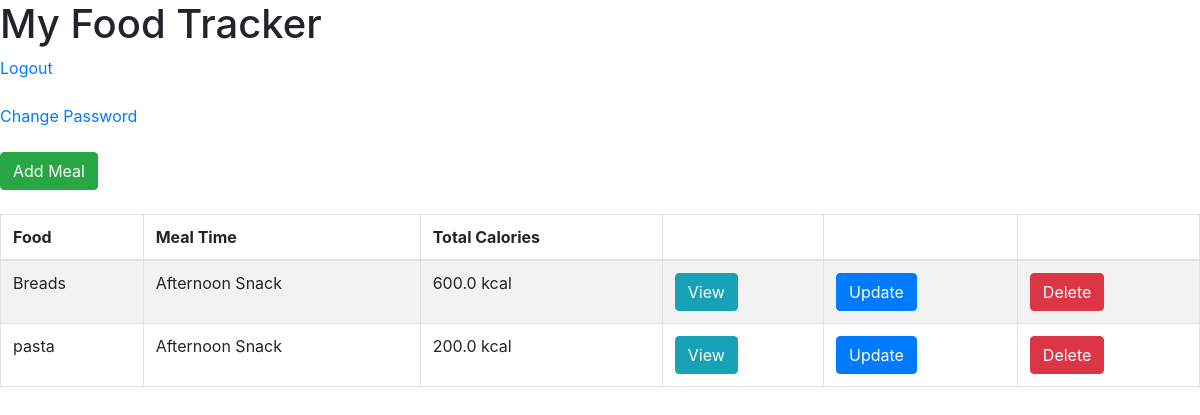
/index, run on the app's committed database.
### food/models.py (models this page shows, shortened)
class Meal(models.Model):
    BREAKFAST = 1
    LUNCH = 3
    MORNING_SNACK = 2
    AFTERNOON_SNACK = 4
    DINNER = 5
    EVENING_SNACK = 6
    MEAL_TIME_TYPES = (
        (BREAKFAST, "Breakfast"),
        (MORNING_SNACK, "Morning Snack"),
        (LUNCH, "Lunch"),
        (AFTERNOON_SNACK, "Afternoon Snack"),
        (DINNER, "Dinner"),
        (EVENING_SNACK, "Evening Snack")
     )
    food = models.ForeignKey(Food, verbose_name="Food",on_delete = models.CASCADE)
    serving_size = models.IntegerField(verbose_name="Serving Size")
    meal_time = models.IntegerField(verbose_name="Meal Time", choices=MEAL_TIME_TYPES)
    def get_total_calories(self):
        return self.serving_size * self.food.calories

class Food(models.Model):
    name = models.CharField(verbose_name="Food Name", max_length=200)
    calories = models.FloatField(verbose_name="Calories (kcal)")
    total_fat = models.FloatField(verbose_name="Total Fat (g)")
    saturated_fat = models.FloatField(verbose_name="Saturated Fat (g)")
    cholesterol = models.FloatField(verbose_name="Cholesterol (mg)")
    sodium = models.FloatField(verbose_name="Sodium (mg)")
    total_carbohydrate = models.FloatField(verbose_name="Total Carbohydrate (g)")
    dietary_fibre = models.FloatField(verbose_name="Dietary Fibre (g)")
    sugar = models.FloatField(verbose_name="Sugar (g)")
    protein = models.FloatField(verbose_name="Protein (g)")

### food/views.py (the view)
# urls.py: url(r'^index$', index, name='index'),
def index(request):
	template = 'list.html'
	meals = Meal.objects.all()
	context = {
		'meals': meals,
	}
	return render(request, template, context)

### templates/list.html (shortened to what this page needs)
<html>
	<head>
		<link rel="stylesheet" href="https://stackpath.bootstrapcdn.com/bootstrap/4.1.1/css/bootstrap.min.css">
	</head>
	<body>
		<h1>My Food Tracker</h1>
		<a href="{% url 'auth_logout' %}">Logout</a> <br /><br />
		<a href="{% url 'auth_password_change' %}">Change Password</a> <br /><br />
		<a href="{% url 'food:add-meal' %}" class="btn btn-success">Add Meal</a> <br /><br />
		<table class="table table-striped table-bordered">
			<thead>
				<tr>
					<th>Food</th>
					<th>Meal Time</th>
					<th>Total Calories</th>
					<th></th>
					<th></th>
					<th></th>
				</tr>
			</thead>
			<tbody>
				{% for meal in meals %}
				<tr>
					<td>{{ meal.food.name }}</td>
					<td>{{ meal.get_meal_time_display }}</td>
					<td>{{ meal.get_total_calories }} kcal</td>
					<td>
						<a href="{% url 'food:view-meal' meal.id %}" class="btn btn-info">View</a>
					</td>
					<td>
						<a href="{% url 'food:update-meal' meal.id %}" class="btn btn-primary">Update</a>
					</td>
					<td>
						<a href="{% url 'food:delete-meal' meal.id %}" class="btn btn-danger">Delete</a>
					</td>
				</tr>
				{% empty %}
				<tr>
					<td colspan=6>No meals yet</td>
				</tr>
				{% endfor %}
			</tbody>
		</table>
	</body>
</html>

### data on the page
Meal: food.name "Breads", meal_time "Afternoon Snack", get_total_calories "600.0"
Meal: food.name "pasta", meal_time "Afternoon Snack", get_total_calories "200.0"
